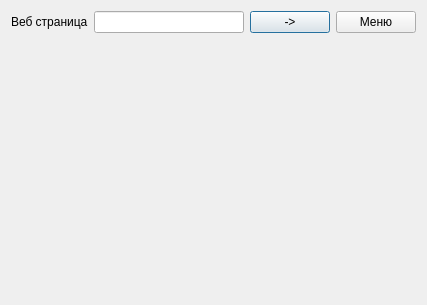
<?xml version="1.0" encoding="UTF-8"?>
<ui version="4.0">
 <class>Dialog_Browser</class>
 <widget class="QDialog" name="Dialog_Browser">
  <property name="geometry">
   <rect>
    <x>0</x>
    <y>0</y>
    <width>427</width>
    <height>305</height>
   </rect>
  </property>
  <property name="windowTitle">
   <string>Dialog</string>
  </property>
  <layout class="QVBoxLayout" name="verticalLayout">
   <item>
    <layout class="QHBoxLayout" name="horizontalLayout">
     <item>
      <widget class="QLabel" name="label">
       <property name="text">
        <string>Веб страница</string>
       </property>
      </widget>
     </item>
     <item>
      <widget class="QLineEdit" name="lineEdit"/>
     </item>
     <item>
      <widget class="QPushButton" name="pushButton">
       <property name="text">
        <string>-&gt;</string>
       </property>
      </widget>
     </item>
     <item>
      <widget class="QPushButton" name="pushButton_menu">
       <property name="text">
        <string>Меню</string>
       </property>
      </widget>
     </item>
    </layout>
   </item>
   <item>
    <spacer name="verticalSpacer">
     <property name="orientation">
      <enum>Qt::Vertical</enum>
     </property>
     <property name="sizeHint" stdset="0">
      <size>
       <width>20</width>
       <height>40</height>
      </size>
     </property>
    </spacer>
   </item>
   <item>
    <layout class="QVBoxLayout" name="verticalLayout_2"/>
   </item>
  </layout>
 </widget>
 <resources/>
 <connections/>
</ui>
